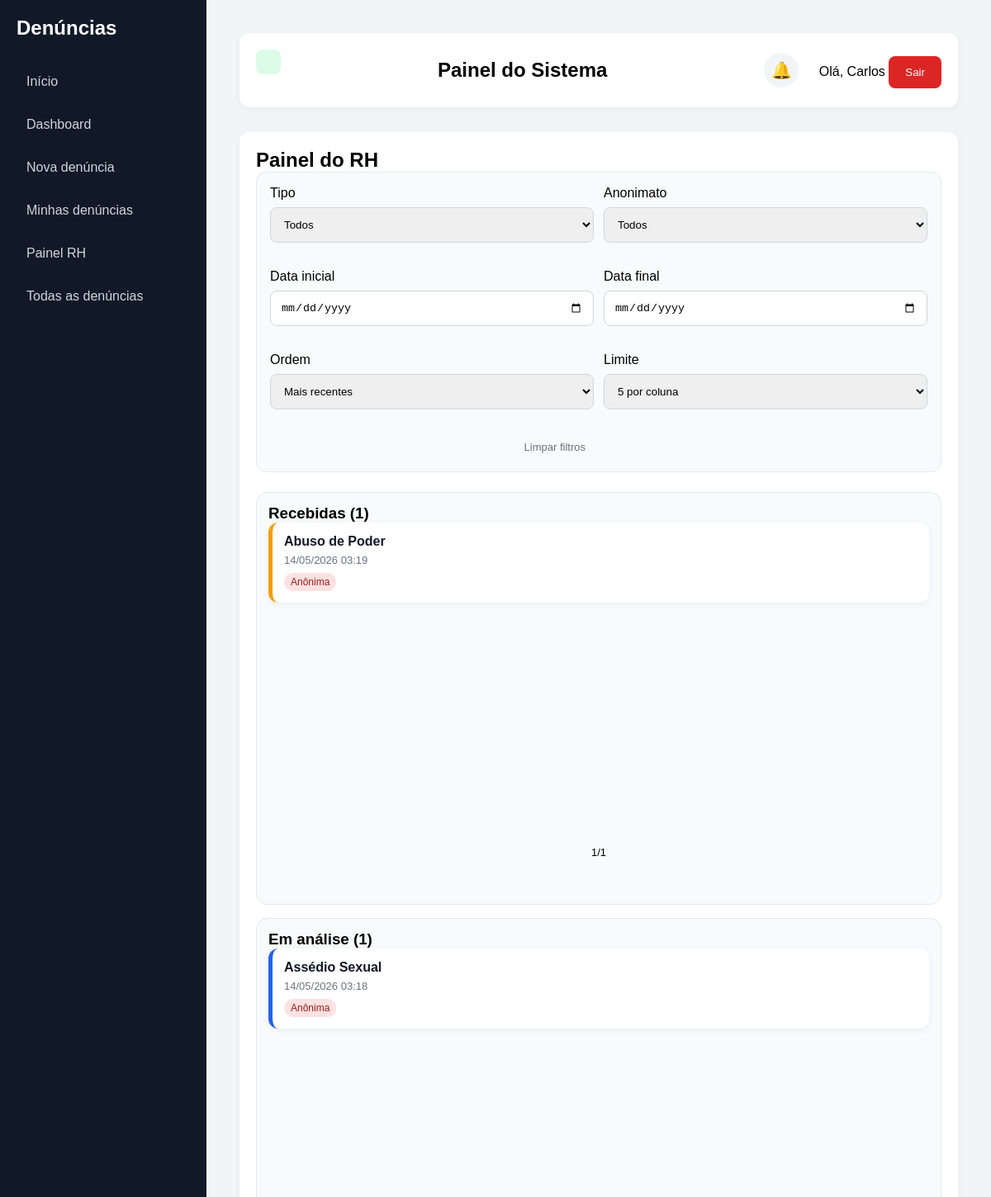
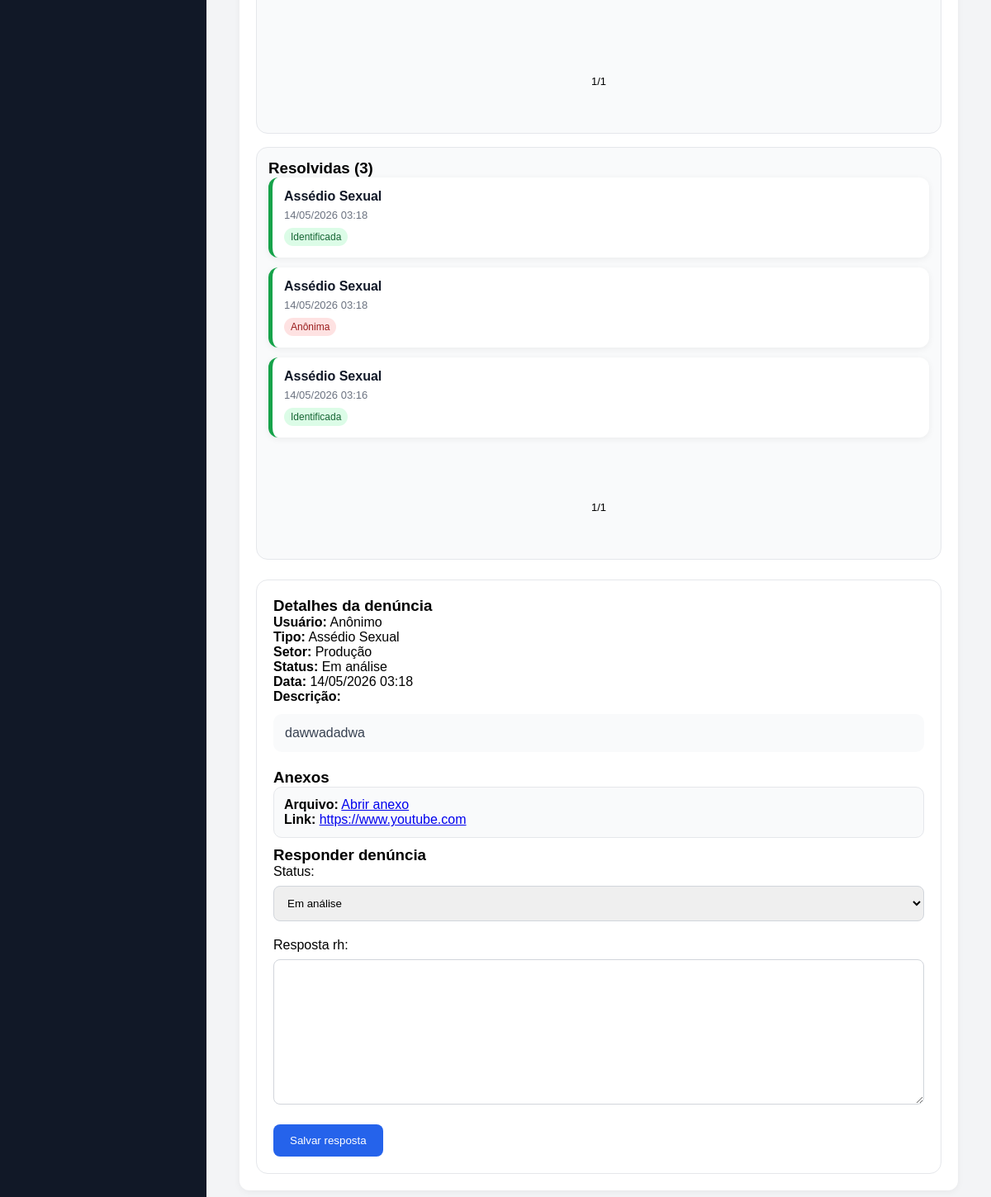
Screenshot of /painel-rh/30/ (signed in) with the database file from the repository (2 pictures, top to bottom).
### denuncias/models.py (models this page shows, shortened)
class Denuncia(models.Model):
    TIPOS = [
        ("moral", "Assédio Moral"),
        ("sexual", "Assédio Sexual"),
        ("abuso", "Abuso de Poder"),
    ]
    STATUS = [
        ("recebida", "Recebida"),
        ("analise", "Em análise"),
        ("resolvida", "Resolvida"),
    ]
    usuario = models.ForeignKey(User, on_delete=models.SET_NULL, null=True, blank=True)
    descricao = models.TextField()
    tipo = models.CharField(max_length=20, choices=TIPOS)
    anonima = models.BooleanField(default=False)
    status = models.CharField(max_length=20, choices=STATUS, default="recebida")
    data_criacao = models.DateTimeField(auto_now_add=True)
    resposta_rh = models.TextField(blank=True, null=True)
    setor = models.ForeignKey(Setor, on_delete=models.SET_NULL, null=True, blank=True)
    exibir_setor = models.BooleanField(default=True)
    link_anexo = models.URLField(blank=True, null=True)

class Setor(models.Model):
    nome = models.CharField(max_length=100)

class AnexoDenuncia(models.Model):
    denuncia = models.ForeignKey(
        Denuncia, on_delete=models.CASCADE, related_name="anexos"
    )
    arquivo = models.FileField(upload_to="anexos_denuncias/", blank=True, null=True)
    link = models.URLField(blank=True, null=True)
    data_envio = models.DateTimeField(auto_now_add=True)

### denuncias/views.py (the view)
# urls.py: path('painel-rh/', painel_rh, name='painel_rh'),
@login_required
def painel_rh(request, denuncia_id=None):
    eh_rh = request.user.groups.filter(name="RH").exists()
    eh_admin = request.user.groups.filter(name="Administrador").exists()
    eh_superuser = request.user.is_superuser
    if not (eh_rh or eh_admin or eh_superuser):
        return redirect("home")
    tipo = request.GET.get("tipo")
    anonima = request.GET.get("anonima")
    data_inicio = request.GET.get("data_inicio")
    data_fim = request.GET.get("data_fim")
    ordem = request.GET.get("ordem", "recentes")
    limite = request.GET.get("limite", 5)
    try:
        limite = int(limite)
    except ValueError:
        limite = 5
    denuncias_base = Denuncia.objects.all()
    if tipo:
        denuncias_base = denuncias_base.filter(tipo=tipo)
    if anonima == "sim":
        denuncias_base = denuncias_base.filter(anonima=True)
    if anonima == "nao":
        denuncias_base = denuncias_base.filter(anonima=False)
    if data_inicio:
        denuncias_base = denuncias_base.filter(data_criacao__date__gte=data_inicio)
    if data_fim:
        denuncias_base = denuncias_base.filter(data_criacao__date__lte=data_fim)
    if ordem == "antigas":
        denuncias_base = denuncias_base.order_by("data_criacao")
    else:
        denuncias_base = denuncias_base.order_by("-data_criacao")
    recebidas_lista = denuncias_base.filter(status="recebida")
    analise_lista = denuncias_base.filter(status="analise")
    resolvidas_lista = denuncias_base.filter(status="resolvida")
    denuncias_recebidas = Paginator(recebidas_lista, limite).get_page(
        request.GET.get("page_recebidas")
    )
    denuncias_analise = Paginator(analise_lista, limite).get_page(
        request.GET.get("page_analise")
    )
    denuncias_resolvidas = Paginator(resolvidas_lista, limite).get_page(
        request.GET.get("page_resolvidas")
    )
    denuncia_selecionada = None
    form = None
    if denuncia_id:
        denuncia_selecionada = Denuncia.objects.get(id=denuncia_id)
        if request.method == "POST":
            form = RespostaDenunciaForm(request.POST, instance=denuncia_selecionada)
            if form.is_valid():
                denuncia_atualizada = form.save()
                if denuncia_atualizada.usuario:
                    Notificacao.objects.create(
                        usuario=denuncia_atualizada.usuario,
                        titulo="Nova resposta do RH",
                        mensagem="Sua denúncia recebeu uma resposta ou atualização de status.",
                    )
                    channel_layer = get_channel_layer()
                    async_to_sync(channel_layer.group_send)(
                        f"user_{denuncia_atualizada.usuario.id}",
                        {
                            "type": "enviar_notificacao",
                            "titulo": "Nova resposta do RH",
                            "mensagem": "Sua denúncia recebeu uma resposta ou atualização de status.",
                        },
                    )
                    if denuncia_atualizada.usuario.email:
                        enviar_email_html(
                            assunto="Sua denúncia recebeu uma atualização",
                            mensagem_texto="Sua denúncia recebeu uma resposta ou teve o status atualizado.",
                            mensagem_html=f"""
                                <div style="font-family: Arial, sans-serif; background:#f4f6f8; padding:30px;">
                                    <div style="max-width:600px; margin:auto; background:white; padding:25px; border-radius:12px;">
                                        <h2 style="color:#1f2937;">Atualização da sua denúncia</h2>

                                        <p>Sua denúncia recebeu uma nova atualização.</p>

                                        <p>
                                            <strong>Status:</strong> {denuncia_atualizada.get_status_display()}
                                        </p>

                                        <p>
                                            <strong>Resposta do RH:</strong><br>
                                            {denuncia_atualizada.resposta_rh or "Ainda sem resposta escrita."}
                                        </p>

                                        <p style="margin-top:20px;">
                                            Acesse o sistema para acompanhar os detalhes.
                                        </p>
                                    </div>
                                </div>
                            """,
                            destinatarios=[denuncia_atualizada.usuario.email],
                        )
                messages.success(request, "Resposta enviada com sucesso!")
                return redirect("painel_rh")
        else:
            form = RespostaDenunciaForm(instance=denuncia_selecionada)
    return render(
        request,
        "denuncias/painel_rh.html",
        {
            "denuncias_recebidas": denuncias_recebidas,
            "denuncias_analise": denuncias_analise,
            "denuncias_resolvidas": denuncias_resolvidas,
            "denuncia_selecionada": denuncia_selecionada,
            "form": form,
            "tipo_filtro": tipo,
            "anonima_filtro": anonima,
            "data_inicio": data_inicio,
            "data_fim": data_fim,
            "ordem": ordem,
            "limite": limite,
        },
    )

### denuncias/templates/denuncias/painel_rh.html (shortened to what this page needs)
{% extends 'base.html' %}
{% block content %}
<h2>Painel do RH</h2>
<form method="get" class="filtros-rh">
    <div>
        <label>Tipo</label>
        <select name="tipo">
            <option value="">Todos</option>
        </select>
    </div>
    <div>
        <label>Anonimato</label>
        <select name="anonima">
            <option value="">Todos</option>
        </select>
    </div>
    <div>
        <label>Data inicial</label>
        <input type="date" name="data_inicio" value="{{ data_inicio|default:'' }}">
    </div>
    <div>
        <label>Data final</label>
        <input type="date" name="data_fim" value="{{ data_fim|default:'' }}">
    </div>
    <div>
        <label>Ordem</label>
        <select name="ordem">
            <option value="recentes" {% if ordem == 'recentes' %}selected{% endif %}>Mais recentes</option>
        </select>
    </div>
    <div>
        <label>Limite</label>
        <select name="limite">
            <option value="5" {% if limite == 5 %}selected{% endif %}>5 por coluna</option>
        </select>
    </div>
    <div class="filtros-topo">
    <a href="/painel-rh/" class="limpar-filtros">
        Limpar filtros
    </a>
</div>
</form>
<div class="kanban-layout">
    <div class="kanban-board">
        <div class="kanban-column"
     data-status="recebida">
            <h3>Recebidas ({{ denuncias_recebidas.paginator.count }})</h3>
            <div class="kanban-cards">
            {% for d in denuncias_recebidas %}
            <a href="/painel-rh/{{ d.id }}/"
   draggable="true"
   data-id="{{ d.id }}" class="kanban-card card-recebida">
                <strong>{{ d.get_tipo_display }}</strong>
                <div class="kanban-meta">{{ d.data_criacao|date:"d/m/Y H:i" }}</div>
                {% if d.anonima %}
                <span class="badge badge-anonima">Anônima</span>
                {% else %}
                <span class="badge badge-identificada">Identificada</span>
                {% endif %}
            </a>
            {% empty %}
            <p class="empty-column">Nenhuma denúncia recebida.</p>
            {% endfor %}
            </div>
            <div class="paginacao">
                <span>{{ denuncias_recebidas.number }}/{{ denuncias_recebidas.paginator.num_pages }}</span>
            </div>
        </div>
        <div class="kanban-column"
     data-status="analise">
            <h3>Em análise ({{ denuncias_analise.paginator.count }})</h3>
            <div class="kanban-cards">
            {% for d in denuncias_analise %}
           <a href="/painel-rh/{{ d.id }}/"
   draggable="true"
   data-id="{{ d.id }}" class="kanban-card card-analise">
                <strong>{{ d.get_tipo_display }}</strong>
                <div class="kanban-meta">{{ d.data_criacao|date:"d/m/Y H:i" }}</div>
                {% if d.anonima %}
                <span class="badge badge-anonima">Anônima</span>
                {% else %}
                <span class="badge badge-identificada">Identificada</span>
                {% endif %}
            </a>
            {% empty %}
            <p class="empty-column">Nenhuma denúncia em análise.</p>
            {% endfor %}
           </div>
            <div class="paginacao">
                <span>{{ denuncias_analise.number }}/{{ denuncias_analise.paginator.num_pages }}</span>
            </div>
        </div>
        <div class="kanban-column"
     data-status="resolvida">
            <h3>Resolvidas ({{ denuncias_resolvidas.paginator.count }})</h3>
            <div class="kanban-cards">
            {% for d in denuncias_resolvidas %}
           <a href="/painel-rh/{{ d.id }}/"
   draggable="true"
   data-id="{{ d.id }}" class="kanban-card card-resolvida">
                <strong>{{ d.get_tipo_display }}</strong>
                <div class="kanban-meta">{{ d.data_criacao|date:"d/m/Y H:i" }}</div>
                {% if d.anonima %}
                <span class="badge badge-anonima">Anônima</span>
                {% else %}
                <span class="badge badge-identificada">Identificada</span>
                {% endif %}
            </a>
            {% empty %}
            <p class="empty-column">Nenhuma denúncia resolvida.</p>
            {% endfor %}
        </div>
            <div class="paginacao">
                <span>{{ denuncias_resolvidas.number }}/{{ denuncias_resolvidas.paginator.num_pages }}</span>
            </div>
        </div>
    </div>
    <div class="detalhes-box">
        {% if denuncia_selecionada %}
        <h3>Detalhes da denúncia</h3>
        <p><strong>Usuário:</strong>
            {% if denuncia_selecionada.anonima %}
            Anônimo
            {% else %}
            {{ denuncia_selecionada.usuario.username }}
            {% endif %}
        </p>
        <p><strong>Tipo:</strong> {{ denuncia_selecionada.get_tipo_display }}</p>
        <p>
    <strong>Setor:</strong>
    {% if denuncia_selecionada.exibir_setor %}
        {% if denuncia_selecionada.setor %}
            {{ denuncia_selecionada.setor.nome }}
        {% else %}
            Não informado
        {% endif %}
    {% else %}
        Setor ocultado pelo funcionário
    {% endif %}
</p>
        <p><strong>Status:</strong> {{ denuncia_selecionada.get_status_display }}</p>
        <p><strong>Data:</strong> {{ denuncia_selecionada.data_criacao|date:"d/m/Y H:i" }}</p>
        <strong>Descrição:</strong>
        <div class="descricao-box">
            {{ denuncia_selecionada.descricao }}
        </div>
        <h3>Anexos</h3>
{% if denuncia_selecionada.anexos.all %}
    {% for anexo in denuncia_selecionada.anexos.all %}
        <div style="
            background:#f9fafb;
            border:1px solid #e5e7eb;
            border-radius:10px;
            padding:12px;
            margin-bottom:10px;
        ">
            {% if anexo.arquivo %}
                <p>
                    <strong>Arquivo:</strong>
                    <a href="{{ anexo.arquivo.url }}" target="_blank">
                        Abrir anexo
                    </a>
                </p>
            {% endif %}
            {% if anexo.link %}
                <p>
                    <strong>Link:</strong>
                    <a href="{{ anexo.link }}" target="_blank">
                        {{ anexo.link }}
                    </a>
                </p>
            {% endif %}
        </div>
    {% endfor %}
{% else %}
    <p class="empty-column">Nenhum anexo enviado.</p>
{% endif %}
        <h3>Responder denúncia</h3>
        <form method="post">
            {{ form.as_p }}
            <button type="submit">Salvar resposta</button>
        </form>
        {% else %}
        <h3>Selecione uma denúncia</h3>
        <p class="empty-column">Clique em um card para visualizar e responder.</p>
        {% endif %}
    </div>
</div>
{% endblock %}

### denuncias/templates/base.html (shortened to what this page needs)
<!DOCTYPE html>
<html lang="pt-br">
<head>
</head>
<body>
    <aside>
        <h2>Denúncias</h2>
        <a href="/">Início</a>
        {% if user.is_authenticated %}
        <a href="/dashboard/">Dashboard</a>
        <a href="/denuncia/">Nova denúncia</a>
        <a href="/minhas-denuncias/">Minhas denúncias</a>
        {% if ui_rh or ui_admin %}
        <a href="/painel-rh/">Painel RH</a>
        <a href="/todas-denuncias/">Todas as denúncias</a>
        {% endif %}
        {% else %}
        <a href="/login/">Entrar</a>
        {% endif %}
    </aside>
    <main>
        <div class="topbar">
            <div style="
            background:#dcfce7;
            color:#166534;
            padding:15px;
            border-radius:8px;
            margin-bottom:20px;
        ">
            </div>
            <div>
                <h2>Painel do Sistema</h2>
            </div>
            <div>
                {% if user.is_authenticated %}
                <div class="notification-wrapper">
                    <button type="button" class="notification-bell" onclick="toggleNotifications()">
                        🔔
                    </button>
                </div>
                <span>
                    Olá, {{ user.username }}
                </span>
                <form method="post" action="/logout/" style="display:inline;">
                    <button class="logout-btn" type="submit">
                        Sair
                    </button>
                </form>
                {% endif %}
            </div>
        </div>
        <div class="card">
            {% block content %}
            {% endblock %}
        </div>
    </main>
</body>
</html>

### rows the page displays
Denuncia: tipo "Abuso de Poder", data_criacao "14/05/2026 03:19", anonima "Anônima"
Denuncia: tipo "Assédio Sexual", data_criacao "14/05/2026 03:18", anonima "Anônima", setor.nome "Produção", status "Em análise", descricao "dawwadadwa"
Denuncia: tipo "Assédio Sexual", data_criacao "14/05/2026 03:18", anonima "Identificada"
Denuncia: tipo "Assédio Sexual", data_criacao "14/05/2026 03:18", anonima "Anônima"
Denuncia: tipo "Assédio Sexual", data_criacao "14/05/2026 03:16", anonima "Identificada"
AnexoDenuncia: link "https://www.youtube.com"

### other values shown
{{ user.username }} "Carlos"
{{ denuncias_recebidas.paginator.count }} "1"
{{ denuncias_recebidas.number }} "1"
{{ denuncias_recebidas.paginator.num_pages }} "1"
{{ denuncias_analise.paginator.count }} "1"
{{ denuncias_analise.number }} "1"
{{ denuncias_analise.paginator.num_pages }} "1"
{{ denuncias_resolvidas.paginator.count }} "3"
{{ denuncias_resolvidas.number }} "1"
{{ denuncias_resolvidas.paginator.num_pages }} "1"
